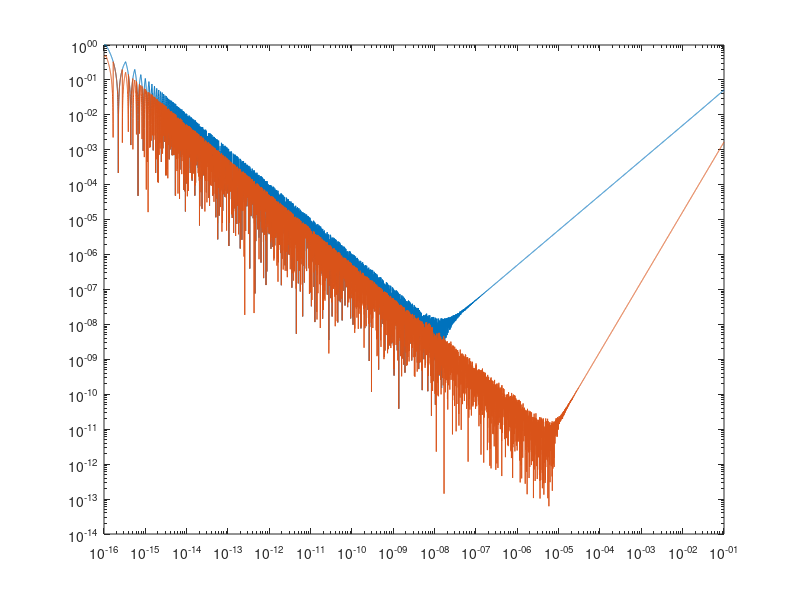

Write MATLAB code to recreate this figure.
clear

f = @(x) exp(x);

repeat = 10000;
errorsFM = zeros([repeat, 1]);
errorsCM = zeros([repeat, 1]);
% hVals = zeros([repeat, 1]);
hVals = logspace(-1, -16, repeat);

% h = 0.1;
x = 0;

for i=1: repeat
    h = hVals(i);

    df_FM = (f(x + h) - f(x)) / h;

    df_CM = (f(x + h) - f(x - h)) / (2 * h);
    
    
    errDf = df_FM - 1;
    errCM = df_CM - 1;

    errorsFM(i) = abs(errDf);
    errorsCM(i) = abs(errCM);

end
% x = linspace(1, repeat, repeat);

% plot(hVals, errors);
loglog(hVals, errorsFM, hVals, errorsCM);


% function dy = FD(f, x, h)
%     dy = (f(x + h) - f(x)) / h;
% end
